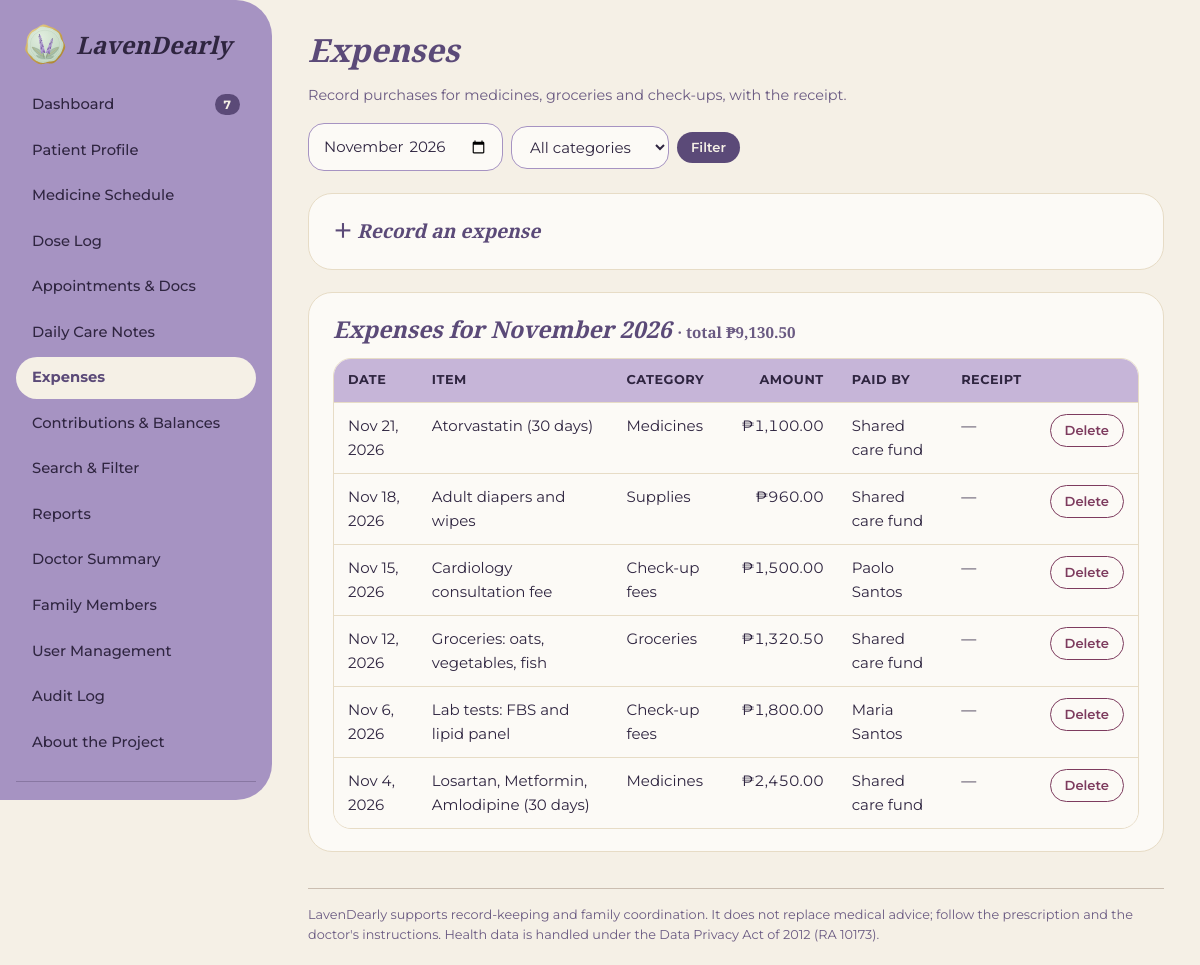
/expenses.php (signed in), run on the app's committed database.
### tables this page shows
CREATE TABLE expenses (
  id           INT UNSIGNED AUTO_INCREMENT PRIMARY KEY,
  expense_date DATE NOT NULL,
  item         VARCHAR(150) NOT NULL,
  category     ENUM('Medicines','Groceries','Check-up fees','Supplies','Other') NOT NULL,
  amount       DECIMAL(10,2) NOT NULL CHECK (amount > 0),
  paid_by      INT UNSIGNED NULL,                   
  receipt_path VARCHAR(255) NULL,
  created_by   INT UNSIGNED NOT NULL,
  created_at   DATETIME NOT NULL,
  FOREIGN KEY (paid_by)    REFERENCES users(id),
  FOREIGN KEY (created_by) REFERENCES users(id)
);

CREATE TABLE users (
  id            INT UNSIGNED AUTO_INCREMENT PRIMARY KEY,
  full_name     VARCHAR(100) NOT NULL,
  username      VARCHAR(40)  NOT NULL UNIQUE,
  email         VARCHAR(120) NOT NULL,
  password_hash VARCHAR(255) NOT NULL,
  role          ENUM('admin','caregiver','contributor') NOT NULL,
  relationship  VARCHAR(60)  NOT NULL DEFAULT '',
  share_percent DECIMAL(5,2) NOT NULL DEFAULT 0 CHECK (share_percent >= 0 AND share_percent <= 100),
  is_active     TINYINT(1)   NOT NULL DEFAULT 1,
  created_at    DATETIME     NOT NULL
);

### includes/functions.php (called while the page is built, shortened)
<?php
require_once __DIR__ . '/../config/db.php';
function e($s): string { return htmlspecialchars((string)$s, ENT_QUOTES, 'UTF-8'); }
function peso($n): string { return '₱' . number_format((float)$n, 2); }
function fdate(?string $d): string { return $d ? date('M j, Y', strtotime($d)) : '—'; }
function me(): ?array { return $GLOBALS['me'] ?? null; }
function can(string $perm): bool
{
    $u = me();
    return $u && in_array($u['role'], PERMS[$perm] ?? [], true);
}
function require_login(): array
{
    $st = db()->prepare('SELECT * FROM users WHERE id = ? AND is_active = 1');
    $st->execute([$_SESSION['uid']]);
    $u = $st->fetch();
    return $u;
}

### config/db.php (called while the page is built, shortened)
<?php
function db(): PDO
{
    static $pdo = null;
    if ($pdo === null) {
        try {
            $pdo = new PDO(
                'mysql:host=' . DB_HOST . ';dbname=' . DB_NAME . ';charset=utf8mb4',
                DB_USER,
                DB_PASS,
                [
                    PDO::ATTR_ERRMODE            => PDO::ERRMODE_EXCEPTION,
                    PDO::ATTR_DEFAULT_FETCH_MODE => PDO::FETCH_ASSOC,
                    PDO::ATTR_EMULATE_PREPARES   => false,
                ]
            );
        } catch (PDOException $ex) {
            http_response_code(500);
            exit('<h2 style="font-family:sans-serif">LavenDearly could not connect to the database.</h2>'
                . '<p style="font-family:sans-serif">Start MySQL, import <code>database/lavendearly.sql</code>, '
                . 'and check <code>config/db.php</code>.</p>');
        }
    }
    return $pdo;
}

### expenses.php (the view, shortened to what this page needs)
<?php
require __DIR__ . '/includes/functions.php';
$me = require_login();
$pdo = db();
$cats = ['Medicines', 'Groceries', 'Check-up fees', 'Supplies', 'Other'];
$month = preg_match('/^\d{4}-\d{2}$/', $_GET['month'] ?? '') ? $_GET['month'] : date('Y-m');
$cat = in_array($_GET['category'] ?? '', $cats, true) ? $_GET['category'] : '';
$sql = 'SELECT x.*, u.full_name AS payer FROM expenses x LEFT JOIN users u ON u.id = x.paid_by WHERE x.expense_date BETWEEN ? AND ?';
$args = ["$month-01", date('Y-m-t', strtotime("$month-01"))];
$st = $pdo->prepare($sql . ' ORDER BY x.expense_date DESC, x.id DESC');
$st->execute($args);
$list = $st->fetchAll();
$total = array_sum(array_column($list, 'amount'));
include __DIR__ . '/includes/header.php';
?>
<div class="page-head">
  <div><h1>Expenses</h1><p class="muted">Record purchases for medicines, groceries and check-ups, with the receipt.</p></div>
  <form method="get" class="actions">
    <input type="month" name="month" value="<?= e($month) ?>" aria-label="Month" style="width:auto">
    <select name="category" aria-label="Category" style="width:auto"><option value="">All categories</option>
      <?php foreach ($cats as $c): ?><option <?= $cat === $c ? 'selected' : '' ?>><?= e($c) ?></option><?php endforeach; ?></select>
    <button class="btn btn-sm">Filter</button>
  </form>
</div>
<?php if (can('expense.add')): ?>
<details class="card">
  <summary>Record an expense</summary>
</details>
<?php endif; ?>
<section class="card">
  <h2>Expenses for <?= date('F Y', strtotime("$month-01")) ?> <span class="muted" style="font-family:inherit;font-style:normal;font-size:.95rem">· total <?= peso($total) ?></span></h2>
  <?php if (!$list): ?><div class="empty">No expenses match this filter.</div><?php else: ?>
  <div class="table-wrap"><table>
    <thead><tr><th>Date</th><th>Item</th><th>Category</th><th class="num">Amount</th><th>Paid by</th><th>Receipt</th><?php if (can('expense.delete')): ?><th></th><?php endif; ?></tr></thead>
    <tbody>
    <?php foreach ($list as $x): ?>
      <tr><td><?= fdate($x['expense_date']) ?></td><td><?= e($x['item']) ?></td><td><?= e($x['category']) ?></td>
        <td class="num"><?= peso($x['amount']) ?></td><td><?= $x['payer'] ? e($x['payer']) : 'Shared care fund' ?></td>
        <td><?= $x['receipt_path'] ? '<a href="file.php?t=expense&id=' . (int)$x['id'] . '" target="_blank" rel="noopener">View receipt</a>' : '—' ?></td>
        <?php if (can('expense.delete')): ?><td><form method="post" onsubmit="return confirm('Delete this expense?')"><button class="btn btn-sm btn-danger">Delete</button></form></td><?php endif; ?></tr>
    <?php endforeach; ?>
    </tbody>
  </table></div>
  <?php endif; ?>
</section>
<?php include __DIR__ . '/includes/footer.php'; ?>

### assets/css/style.css (style rules this page uses)
:root { --lav:#C6B5D8; --dusty:#A693C2; --cream:#F5F0E6; --beige:#E7DCC6; --taupe:#CBBEB1; --plum:#5B4A78; --ink:#2F2540; --muted:#6A5A82; --berry:#7D3B5E; --paper:#FCFAF6; --radius:24px; }
* { box-sizing:border-box }
html { scroll-behavior:smooth }
body { margin:0;font-family:'Montserrat',system-ui,-apple-system,Segoe UI,sans-serif;background:var(--cream);color:var(--ink);line-height:1.6;font-size:15px }
h1,h2,h3,h4 { font-family:'Playfair Display',Georgia,serif;font-style:italic;font-weight:700;margin:0 0 .45em;line-height:1.25;color:var(--plum) }
h1 { font-size:2rem }
h2 { font-size:1.45rem }
p { margin:0 0 .9em }
.muted { color:var(--muted);font-size:.9rem }
.page-head { display:flex;justify-content:space-between;align-items:flex-end;gap:16px;flex-wrap:wrap;margin-bottom:22px }
.page-head p { margin:0 }
.card { background:var(--paper);border:1px solid var(--beige);border-radius:var(--radius);padding:22px 24px;margin-bottom:22px }
.card h2 { margin-bottom:.6em }
.table-wrap { overflow-x:auto;border-radius:18px;border:1px solid var(--beige) }
table { width:100%;border-collapse:collapse;background:var(--paper) }
th { background:var(--lav);color:var(--ink);text-align:left;font-size:.8rem;text-transform:uppercase;letter-spacing:.04em;padding:11px 14px;white-space:nowrap }
td { padding:11px 14px;border-top:1px solid var(--beige);vertical-align:top }
td.num,th.num { text-align:right;font-variant-numeric:tabular-nums }
input[type=text],input[type=email],input[type=password],input[type=date],input[type=time],input[type=number],input[type=month],select,textarea,input[type=file] { width:100%;padding:10px 14px;border:1.5px solid var(--dusty);border-radius:16px;background:var(--paper);color:var(--ink);font:inherit }
.actions { display:flex;gap:8px;flex-wrap:wrap;align-items:center }
details.card>summary { cursor:pointer;font-family:'Playfair Display',serif;font-style:italic;font-weight:700;font-size:1.2rem;list-style:none;color:var(--plum) }
details.card>summary::before { content:'＋ ';font-style:normal }
.btn { display:inline-block;border:0;border-radius:999px;padding:10px 22px;background:var(--plum);color:var(--cream);font:inherit;font-weight:600;cursor:pointer;text-decoration:none;transition:filter .15s }
.btn-danger { background:transparent;color:var(--berry);border:1.5px solid var(--berry) }
.btn-sm { padding:5px 14px;font-size:.82rem }

### data on the page
expenses: expense_date "Nov 21, 2026", item "Atorvastatin (30 days)", category "Medicines", amount "₱1,100.00", shows "Shared care fund"
expenses: expense_date "Nov 18, 2026", item "Adult diapers and wipes", category "Supplies", amount "₱960.00", shows "Shared care fund"
expenses: expense_date "Nov 15, 2026", item "Cardiology consultation fee", category "Check-up fees", amount "₱1,500.00", paid_by.full_name "Paolo Santos"
expenses: expense_date "Nov 12, 2026", item "Groceries: oats, vegetables, fish", category "Groceries", amount "₱1,320.50", shows "Shared care fund"
expenses: expense_date "Nov 6, 2026", item "Lab tests: FBS and lipid panel", category "Check-up fees", amount "₱1,800.00", paid_by.full_name "Maria Santos"
expenses: expense_date "Nov 4, 2026", item "Losartan, Metformin, Amlodipine (30 days)", category "Medicines", amount "₱2,450.00", shows "Shared care fund"

### other printed values
$label "Dashboard"
$label "Patient Profile"
$label "Medicine Schedule"
$label "Dose Log"
$label "Appointments & Docs"
$label "Daily Care Notes"
$label "Expenses"
$label "Contributions & Balances"
$label "Search & Filter"
$label "Reports"
$label "Doctor Summary"
$label "Family Members"
$label "User Management"
$label "Audit Log"
$label "About the Project"
